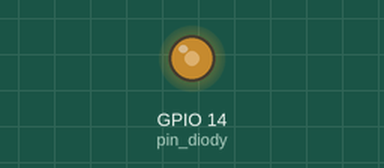
The program below on a simulated ESP32 board running MicroPython. Parts: output pins drawn as LEDs (lit = HIGH). At 0.0 s the program stops and its outputs stay as they are.

Above: at 0.1 s.
Timing chart, 0 to 1.5 s (numbered marks = the images above):
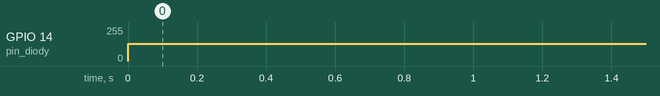

Measured:
- by itself, GPIO 14 (pin_diody): 0/255 → 128/255 at 0.00 s

The program:

LED_PWM.py
```python
from machine import Pin, PWM
from time import sleep

pin_diody = Pin(14, Pin.OUT)

# 50 krat za sekundu blikne
# S polovicnou intenzitou [max je 1024]
pwm = PWM(pin_diody, freq=50, duty=512)

# pwm.deinit() Zastavi blikanie
```
